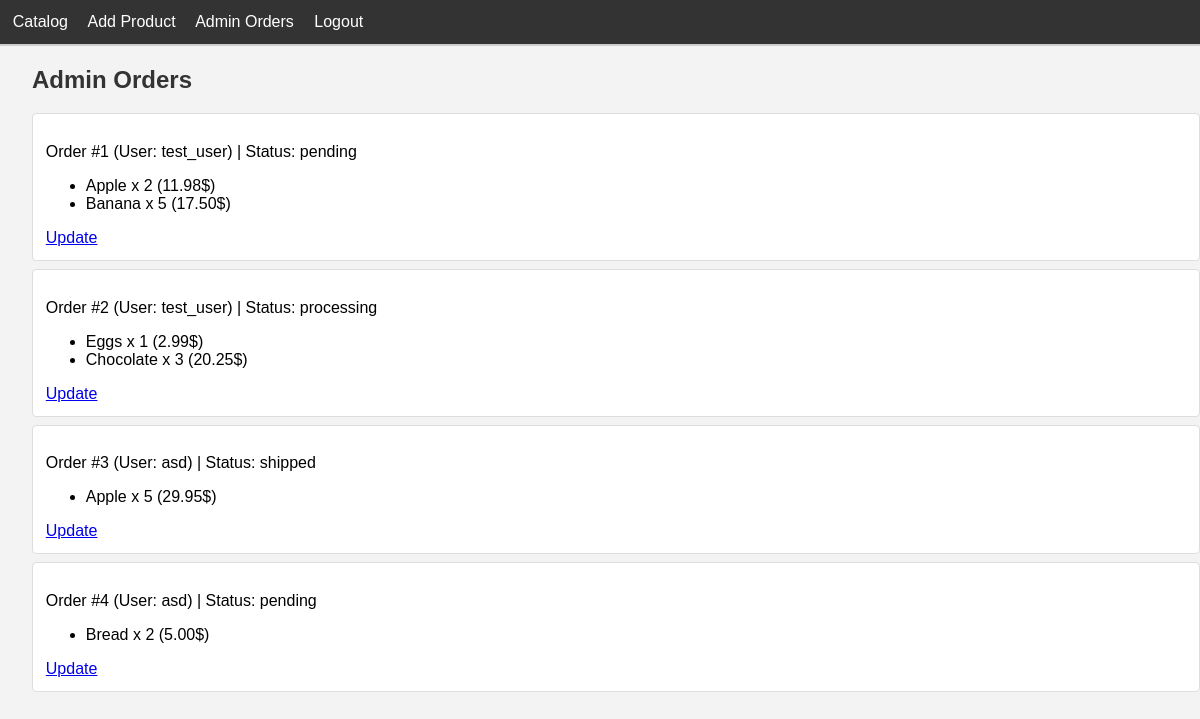
Page /admin_orders/ (signed in) on the earlier database version.
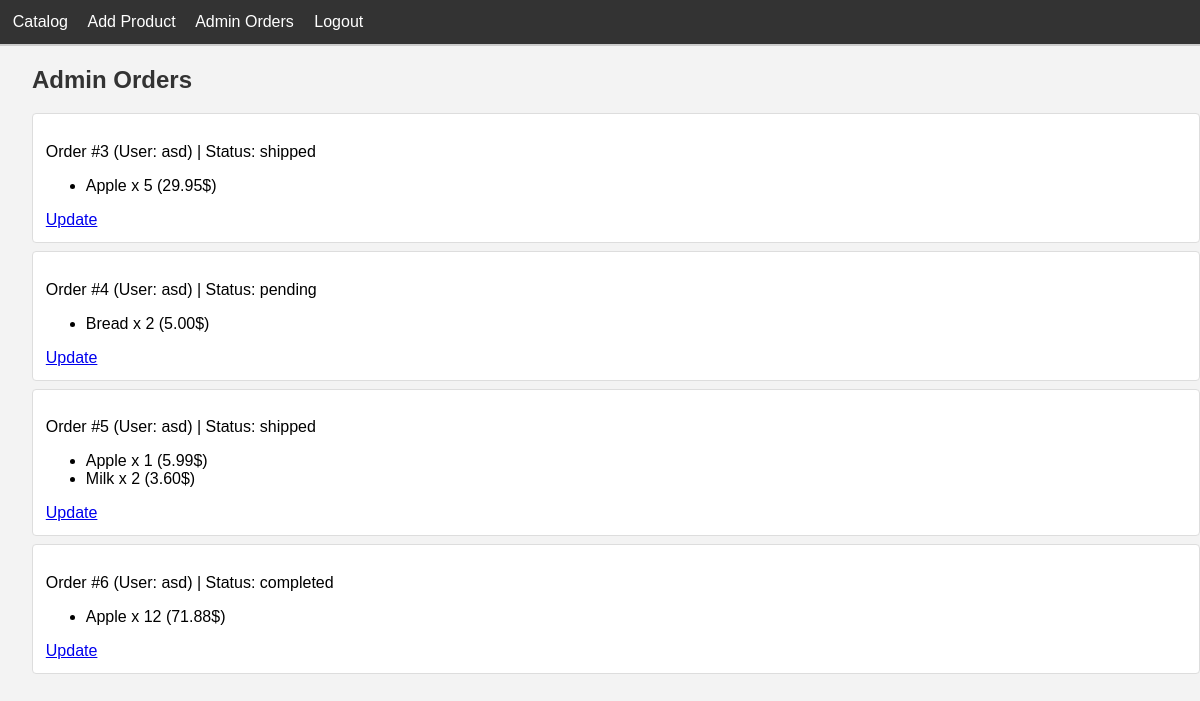
Same page on the later database version.
### store/models.py (models this page shows, shortened)
class Order(models.Model):
    user=models.ForeignKey(User,on_delete=models.CASCADE)
    created_at=models.DateTimeField(auto_now_add=True)
    status=models.CharField(max_length=20,default='pending')

class OrderItem(models.Model):
    order=models.ForeignKey(Order,on_delete=models.CASCADE,related_name='items')
    product=models.ForeignKey(FoodProduct,on_delete=models.CASCADE)
    quantity=models.PositiveIntegerField(default=1)
    price=models.DecimalField(max_digits=10,decimal_places=2)

class FoodProduct(models.Model):
    name=models.CharField(max_length=100)
    price=models.DecimalField(max_digits=10,decimal_places=2)
    description=models.TextField(null=True,blank=True)

### store/views.py (the view)
# urls.py: path('admin_orders/', admin_orders, name='admin_orders'),
@login_required
@user_passes_test(is_admin)
def admin_orders(request):
    orders = Order.objects.all()
    return render(request, 'store/admin_orders.html', {'orders': orders})

### store/views.py (called while the page is built)
def is_admin(user):
    return user.is_superuser

### store/templates/store/admin_orders.html
{% extends 'store/base.html' %}
{% block content %}
    <h2>Admin Orders</h2>
    {% for order in orders %}
        <div>
            <p>Order #{{ order.id }} (User: {{ order.user.username }}) | Status: {{ order.status }}</p>
            <ul>
                {% for item in order.items.all %}
                    <li>{{ item.product.name }} x {{ item.quantity }} ({{ item.price }}$)</li>
                {% endfor %}
            </ul>
            <a href="{% url 'update_order' order.id %}">Update</a>
        </div>
    {% endfor %}
{% endblock %}

Differences in the rows shown:
removed Order: id "1", user.username "test_user", status "pending"
no longer on this page (row unchanged): OrderItem: product.name "Apple", quantity "2", price "11.98", shown under "1"
no longer on this page (row unchanged): OrderItem: product.name "Banana", quantity "5", price "17.50", shown under "1"
removed Order: id "2", user.username "test_user", status "processing"
no longer on this page (row unchanged): OrderItem: product.name "Eggs", quantity "1", price "2.99", shown under "2"
no longer on this page (row unchanged): OrderItem: product.name "Chocolate", quantity "3", price "20.25", shown under "2"
added Order: id "5", user.username "asd", status "shipped"
added OrderItem: product.name "Apple", quantity "1", price "5.99", shown under "5"
added OrderItem: product.name "Milk", quantity "2", price "3.60", shown under "5"
added Order: id "6", user.username "asd", status "completed"
added OrderItem: product.name "Apple", quantity "12", price "71.88", shown under "6"
